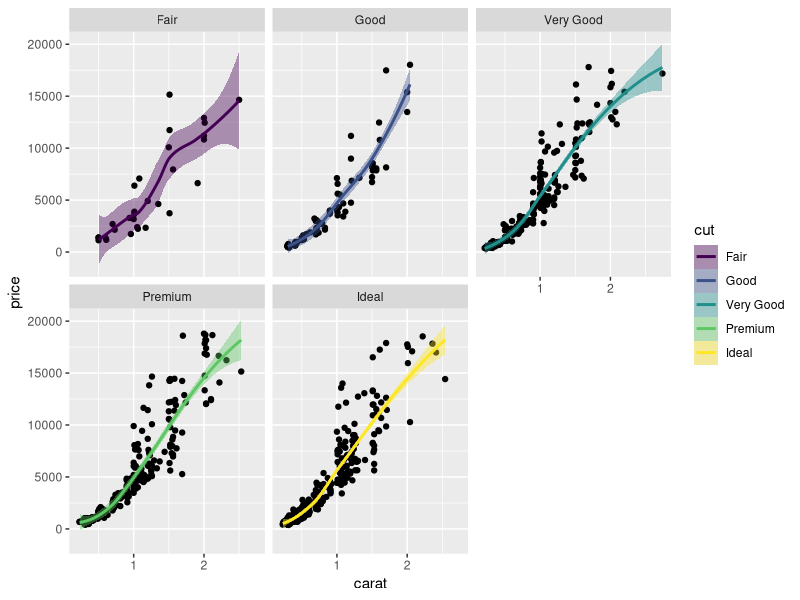

R code for this plot:
#+++++++++++++++++++++++++++++++++++++++++++++++++++++++++++++++++++++++++++++++
#
#
# FileName:           plotly04.R
# FileDescription:
#
#
# Reference:
#           hpps://plot.ly/ggplot2/time-series
#
#+++++++++++++++++++++++++++++++++++++++++++++++++++++++++++++++++++++++++++++++
# Miguel P. Xochicale [http://mxochicale.github.io]
# Doctoral Researcher in Human-Robot Interaction
# University of Birmingham, U.K. (2014-2018)
#+++++++++++++++++++++++++++++++++++++++++++++++++++++++++++++++++++++++++++++++
#
#
#

# library(plyr) # wrapper
library(ggplot2)


set.seed(100)
d <- diamonds[sample(nrow(diamonds),1000),]

# library(plotly)
# plot_ly(d, x=~carat, y=~price, color=~carat,
#         size=~carat, text=~paste("Clarity: ", clarity))


ggplot(data=d, aes(x=carat, y=price))+
geom_point(aes(text=paste("Clarity:", clarity) ))+
geom_smooth(aes(colour=cut, fill=cut))+
facet_wrap(~ cut)
